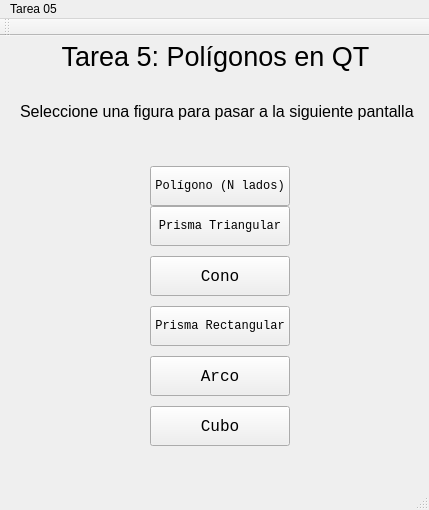
<?xml version="1.0" encoding="UTF-8"?>
<ui version="4.0">
 <class>MainWindow</class>
 <widget class="QMainWindow" name="MainWindow">
  <property name="geometry">
   <rect>
    <x>0</x>
    <y>0</y>
    <width>429</width>
    <height>510</height>
   </rect>
  </property>
  <property name="windowTitle">
   <string>MainWindow</string>
  </property>
  <widget class="QWidget" name="centralWidget">
   <widget class="QPushButton" name="pushButton">
    <property name="geometry">
     <rect>
      <x>150</x>
      <y>130</y>
      <width>140</width>
      <height>40</height>
     </rect>
    </property>
    <property name="font">
     <font>
      <family>Courier New</family>
      <pointsize>9</pointsize>
     </font>
    </property>
    <property name="text">
     <string>Polígono (N lados)</string>
    </property>
   </widget>
   <widget class="QPushButton" name="pushButton_2">
    <property name="geometry">
     <rect>
      <x>150</x>
      <y>320</y>
      <width>140</width>
      <height>40</height>
     </rect>
    </property>
    <property name="font">
     <font>
      <family>Courier New</family>
      <pointsize>12</pointsize>
     </font>
    </property>
    <property name="text">
     <string>Arco</string>
    </property>
   </widget>
   <widget class="QPushButton" name="pushButton_3">
    <property name="geometry">
     <rect>
      <x>150</x>
      <y>370</y>
      <width>140</width>
      <height>40</height>
     </rect>
    </property>
    <property name="font">
     <font>
      <family>Courier New</family>
      <pointsize>12</pointsize>
     </font>
    </property>
    <property name="text">
     <string>Cubo</string>
    </property>
   </widget>
   <widget class="QPushButton" name="pushButton_4">
    <property name="geometry">
     <rect>
      <x>150</x>
      <y>170</y>
      <width>140</width>
      <height>40</height>
     </rect>
    </property>
    <property name="font">
     <font>
      <family>Courier New</family>
      <pointsize>9</pointsize>
     </font>
    </property>
    <property name="text">
     <string>Prisma Triangular</string>
    </property>
   </widget>
   <widget class="QLabel" name="label">
    <property name="geometry">
     <rect>
      <x>0</x>
      <y>0</y>
      <width>431</width>
      <height>41</height>
     </rect>
    </property>
    <property name="font">
     <font>
      <family>Ubuntu</family>
      <pointsize>20</pointsize>
     </font>
    </property>
    <property name="layoutDirection">
     <enum>Qt::LeftToRight</enum>
    </property>
    <property name="text">
     <string>Tarea 5: Polígonos en QT</string>
    </property>
    <property name="alignment">
     <set>Qt::AlignCenter</set>
    </property>
   </widget>
   <widget class="QPushButton" name="pushButton_5">
    <property name="geometry">
     <rect>
      <x>150</x>
      <y>270</y>
      <width>140</width>
      <height>40</height>
     </rect>
    </property>
    <property name="font">
     <font>
      <family>Courier New</family>
      <pointsize>9</pointsize>
     </font>
    </property>
    <property name="text">
     <string>Prisma Rectangular</string>
    </property>
   </widget>
   <widget class="QPushButton" name="pushButton_6">
    <property name="geometry">
     <rect>
      <x>150</x>
      <y>220</y>
      <width>140</width>
      <height>40</height>
     </rect>
    </property>
    <property name="font">
     <font>
      <family>Courier New</family>
      <pointsize>12</pointsize>
     </font>
    </property>
    <property name="text">
     <string>Cono</string>
    </property>
   </widget>
   <widget class="QLabel" name="label_2">
    <property name="geometry">
     <rect>
      <x>20</x>
      <y>60</y>
      <width>401</width>
      <height>31</height>
     </rect>
    </property>
    <property name="font">
     <font>
      <pointsize>12</pointsize>
     </font>
    </property>
    <property name="text">
     <string>Seleccione una figura para pasar a la siguiente pantalla</string>
    </property>
   </widget>
  </widget>
  <widget class="QMenuBar" name="menuBar">
   <property name="geometry">
    <rect>
     <x>0</x>
     <y>0</y>
     <width>429</width>
     <height>25</height>
    </rect>
   </property>
   <widget class="QMenu" name="menuTarea_05">
    <property name="title">
     <string>Tarea 05</string>
    </property>
   </widget>
   <addaction name="menuTarea_05"/>
  </widget>
  <widget class="QToolBar" name="mainToolBar">
   <attribute name="toolBarArea">
    <enum>TopToolBarArea</enum>
   </attribute>
   <attribute name="toolBarBreak">
    <bool>false</bool>
   </attribute>
  </widget>
  <widget class="QStatusBar" name="statusBar"/>
 </widget>
 <layoutdefault spacing="6" margin="11"/>
 <resources/>
 <connections/>
</ui>
